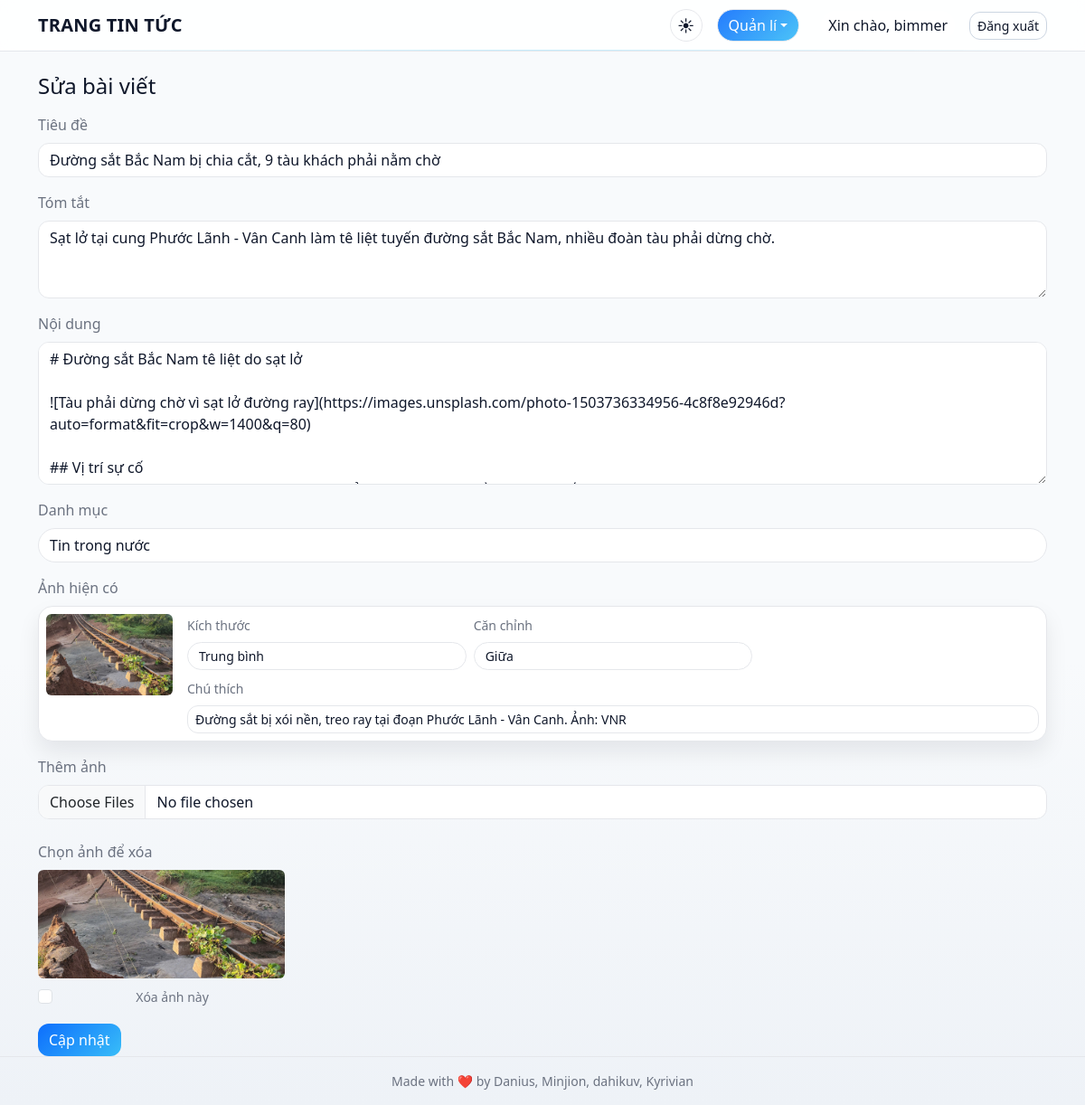
Page /news_web/public/admin/articles/33/edit (signed in) on the committed database.
### tables this page shows
CREATE TABLE `articles` (
  `article_id` int(11) NOT NULL,
  `user_id` int(11) NOT NULL,
  `category_id` int(11) DEFAULT NULL,
  `title` varchar(255) NOT NULL,
  `summary` text DEFAULT NULL,
  `status` enum('draft','published','archived') DEFAULT 'draft',
  `created_at` datetime DEFAULT current_timestamp(),
  `updated_at` datetime DEFAULT current_timestamp() ON UPDATE current_timestamp()
);

CREATE TABLE `categories` (
  `category_id` int(11) NOT NULL,
  `category_name` varchar(100) NOT NULL,
  `description` text DEFAULT NULL
);

CREATE TABLE `article_media` (
  `media_id` int(11) NOT NULL,
  `article_id` int(11) NOT NULL,
  `media_url` varchar(255) NOT NULL,
  `media_type` enum('image','video') NOT NULL,
  `caption` varchar(255) DEFAULT NULL,
  `size_class` varchar(20) DEFAULT 'img-medium',
  `align_class` varchar(20) DEFAULT 'img-center'
);

### app/Views/admin/articles/edit.php (the view, shortened to what the rows shown need)
<h1 class="h4 mb-3">Sửa bài viết</h1>
<form method="post" action="<?= htmlspecialchars($baseUrl) ?>/admin/articles/<?= (int)$article['article_id'] ?>/update" enctype="multipart/form-data">
    <div class="mb-3">
        <label class="form-label">Tiêu đề</label>
        <input type="text" name="title" value="<?= htmlspecialchars($article['title']) ?>" class="form-control" required>
    </div>
    <div class="mb-3">
        <label class="form-label">Tóm tắt</label>
        <textarea name="summary" class="form-control" rows="3"><?= htmlspecialchars($article['summary']) ?></textarea>
    </div>
    <div class="mb-3">
        <label class="form-label">Nội dung</label>
        <textarea name="content" class="form-control" rows="6"><?= htmlspecialchars($content ?? '') ?></textarea>
    </div>
    <div class="mb-3">
        <label class="form-label">Danh mục</label>
        <select name="category_id" class="form-select">
            <?php foreach ($categories as $c): ?>
                <option value="<?= (int)$c['category_id'] ?>" <?= $c['category_id']==$article['category_id'] ? 'selected' : '' ?>><?= htmlspecialchars($c['category_name']) ?></option>
            <?php endforeach; ?>
        </select>
    </div>
    <?php if (!empty($images)): ?>
    <div class="mb-3">
        <label class="form-label">Ảnh hiện có</label>
        <div class="row g-3">
            <?php foreach ($images as $i => $img): $mid = (int)($img['media_id'] ?? 0); ?>
            <div class="col-12">
                <div class="card p-2">
                    <div class="d-flex align-items-start gap-3">
                        <img src="<?= htmlspecialchars($baseUrl . '/' . $img['media_url']) ?>" style="width:140px;height:90px;object-fit:cover;border-radius:6px">
                        <div class="flex-grow-1 row g-2">
                            <div class="col-md-4">
                                <label class="form-label small">Kích thước</label>
                                <?php $sz = htmlspecialchars($img['size_class'] ?? 'img-medium'); ?>
                                <select name="existing_size[<?= $mid ?>]" class="form-select form-select-sm">
                                    <option value="img-medium" <?= $sz==='img-medium'?'selected':''; ?>>Trung bình</option>
                                </select>
                            </div>
                            <div class="col-md-4">
                                <label class="form-label small">Căn chỉnh</label>
                                <?php $al = htmlspecialchars($img['align_class'] ?? 'img-center'); ?>
                                <select name="existing_align[<?= $mid ?>]" class="form-select form-select-sm">
                                    <option value="img-center" <?= $al==='img-center'?'selected':''; ?>>Giữa</option>
                                </select>
                            </div>
                            <div class="col-12">
                                <label class="form-label small">Chú thích</label>
                                <input name="existing_caption[<?= $mid ?>]" class="form-control form-control-sm" value="<?= htmlspecialchars($img['caption'] ?? '') ?>" placeholder="Mô tả ngắn cho ảnh">
                            </div>
                        </div>
                    </div>
                </div>
            </div>
            <?php endforeach; ?>
        </div>
    </div>
    <?php endif; ?>
    <div class="mb-3">
        <label class="form-label">Thêm ảnh</label>
        <input type="file" name="images[]" class="form-control" accept="image/*" multiple>
    </div>
    <?php if (!empty($images)): ?>
    <div class="mb-3">
        <label class="form-label">Chọn ảnh để xóa</label>
        <div class="row g-2">
            <?php foreach ($images as $i => $img): $mid = (int)($img['media_id'] ?? 0); ?>
                <div class="col-6 col-md-3 text-center">
                    <img src="<?= htmlspecialchars($baseUrl . '/' . $img['media_url']) ?>" style="width:100%;height:120px;object-fit:cover;border-radius:6px">
                    <div class="form-check mt-2">
                        <?php $key = $mid . '|' . $img['media_url']; ?>
                        <input class="form-check-input" type="checkbox" name="delete_media_key[]" value="<?= htmlspecialchars($key) ?>" id="del<?= $mid ?>_<?= $i ?>">
                        <label class="form-check-label small" for="del<?= $mid ?>_<?= $i ?>">Xóa ảnh này</label>
                    </div>
                </div>
            <?php endforeach; ?>
        </div>
    </div>
    <?php endif; ?>
    <button class="btn btn-primary">Cập nhật</button>
</form>

### app/Core/Router.php (shortened to what the rows shown need)
<?php
class Router
{
    private array $routes = [
        'GET' => [],
        'POST' => [],
    ];
    public function get(string $pattern, $handler): void
    {
        $this->routes['GET'][$pattern] = $handler;
    }
    public function post(string $pattern, $handler): void
    {
        $this->routes['POST'][$pattern] = $handler;
    }
    public function dispatch(string $method, string $uri): void
    {
        $path = parse_url($uri, PHP_URL_PATH);
        $base = (require __DIR__ . '/../Config/config.php')['app']['base_url'];
        if ($base && str_starts_with($path, $base)) {
            $path = substr($path, strlen($base));
        }
        foreach ($this->routes[$method] as $pattern => $handler) {
            $regex = '#^' . $pattern . '$#';
            if (preg_match($regex, $path, $matches)) {
                array_shift($matches);
                if (is_array($handler)) {
                    [$class, $methodName] = $handler;
                    $controller = new $class();
                    call_user_func_array([$controller, $methodName], $matches);
                    return;
                } else {
                    call_user_func_array($handler, $matches);
                    return;
                }
            }
        }
    }
}

### rows in the picture
articles: title "Đường sắt Bắc Nam bị chia cắt, 9 tàu khách phải nằm chờ", summary "Sạt lở tại cung Phước Lãnh - Vân Canh làm tê liệt tuyến đường sắt Bắc Nam, nhiều đoàn tàu phải dừng chờ.", category_id "Tin trong nước"
article_media: media_url (picture), size_class+media_id "Trung bình", align_class+media_id "Giữa", caption "Đường sắt bị xói nền, treo ray tại đoạn Phước Lãnh - Vân Canh. Ảnh: VNR"
